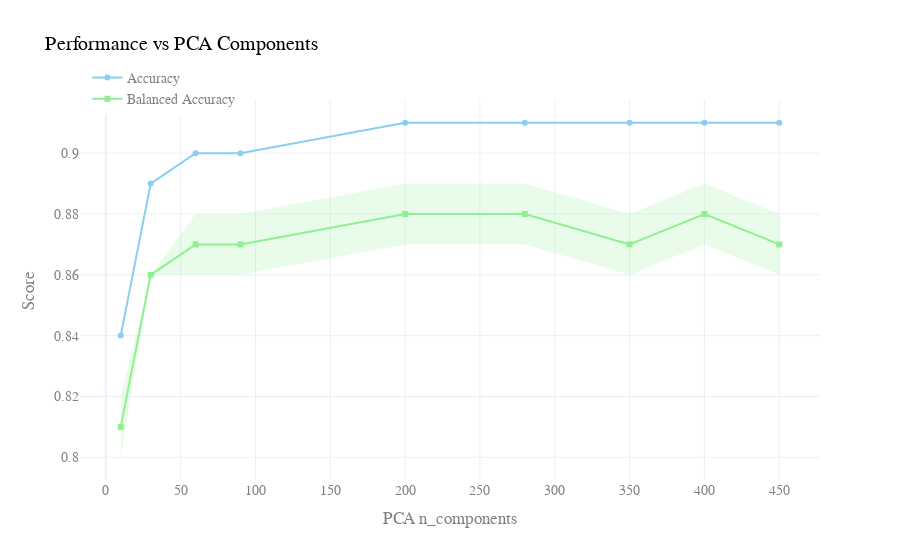

Notebook source saved alongside this figure:
### Code cell
import plotly.graph_objects as go

# X-axis: PCA n_components
x = cv_results['param_pca__n_components']

# Accuracy & Balanced Accuracy
acc = np.round(cv_results['mean_test_accuracy'],2)
bal_acc = np.round(cv_results['mean_test_balanced_accuracy'],2)
std_bal_acc = np.round(cv_results['std_test_balanced_accuracy'],2)

# Create figure
fig = go.Figure()

# Accuracy line (pastel blue)
fig.add_trace(go.Scatter(
    x=x,
    y=acc,
    mode='lines+markers',
    name='Accuracy',
    marker=dict(symbol='circle', color='rgba(137, 207, 240, 1)'),  # Pastel blue
    line=dict(color='rgba(137, 207, 240, 1)')
))

# Balanced Accuracy line (pastel green)
fig.add_trace(go.Scatter(
    x=x,
    y=bal_acc,
    mode='lines+markers',
    name='Balanced Accuracy',
    marker=dict(symbol='square', color='rgba(144, 238, 144, 1)'),  # Pastel green
    line=dict(color='rgba(144, 238, 144, 1)')
))

# Confidence band for Balanced Accuracy (light green)
fig.add_trace(go.Scatter(
    x=list(x) + list(x[::-1]),
    y=list(bal_acc + std_bal_acc) + list(bal_acc - std_bal_acc)[::-1],
    fill='toself',
    fillcolor='rgba(144, 238, 144, 0.2)',  # Lighter green
    line=dict(color='rgba(255,255,255,0)'),
    hoverinfo="skip",
    showlegend=False,
    name='±1 std dev'
))

# Layout with soft design
fig.update_layout(
    title='Performance vs PCA Components',
    xaxis_title='PCA n_components',
    yaxis_title='Score',
    legend=dict(x=0.01, y=1.1),
    template='plotly_white',
    font=dict(family="Arial", size=14, color="gray"),
    title_font=dict(size=20, color="black"),
)

fig.show()

### Figure 1 — Plotly figure (JSON) as saved in the notebook; plotly's stock layout.template omitted (floating-point values rounded to 4 significant figures)
{"data": [{"line": {"color": "rgba(137, 207, 240, 1)"}, "marker": {"color": "rgba(137, 207, 240, 1)", "symbol": "circle"}, "mode": "lines+markers", "name": "Accuracy", "type": "scatter", "x": [10, 30, 60, 90, 200, 280, 350, 400, 450], "y": [0.84, 0.89, 0.9, 0.9, 0.91, 0.91, 0.91, 0.91, 0.91]}, {"line": {"color": "rgba(144, 238, 144, 1)"}, "marker": {"color": "rgba(144, 238, 144, 1)", "symbol": "square"}, "mode": "lines+markers", "name": "Balanced Accuracy", "type": "scatter", "x": [10, 30, 60, 90, 200, 280, 350, 400, 450], "y": [0.81, 0.86, 0.87, 0.87, 0.88, 0.88, 0.87, 0.88, 0.87]}, {"fill": "toself", "fillcolor": "rgba(144, 238, 144, 0.2)", "hoverinfo": "skip", "line": {"color": "rgba(255,255,255,0)"}, "name": "±1 std dev", "showlegend": false, "type": "scatter", "x": [10, 30, 60, 90, 200, 280, 350, 400, 450, 450, 400, 350, 280, 200, 90, 60, 30, 10], "y": [0.82, 0.86, 0.88, 0.88, 0.89, 0.89, 0.88, 0.89, 0.88, 0.86, 0.87, 0.86, 0.87, 0.87, 0.86, 0.86, 0.86, 0.8]}], "layout": {"font": {"color": "gray", "family": "Arial", "size": 14}, "legend": {"x": 0.01, "y": 1.1}, "title": {"font": {"color": "black", "size": 20}, "text": "Performance vs PCA Components"}, "xaxis": {"title": {"text": "PCA n_components"}}, "yaxis": {"title": {"text": "Score"}}}}
